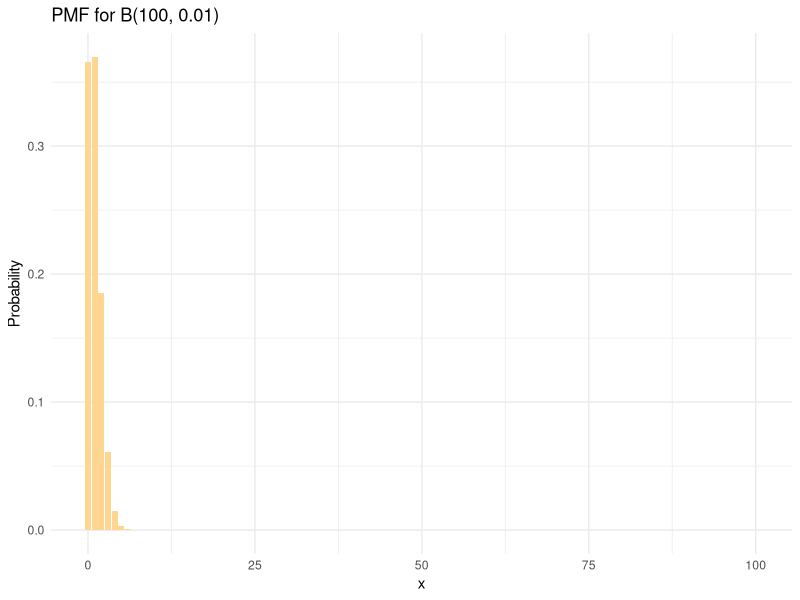

Source code (R):
## ---- chunk 1
knitr::opts_chunk$set(echo = TRUE)
## ---- chunk 2
calc_mapqual <- function(MAPQ) {
  p <- 10**(-MAPQ/10)
  return(p)
}

calc_mapqual(40)
## ---- chunk 3
calc_MAPQ <- function(p_correct) {
  p_incorrect <- 1 - p_correct
  MAPQ <- -10*log10(p_incorrect)
  return(MAPQ)
}

calc_MAPQ(0.99)
## ---- chunk 4
library(ggplot2)
n <- 100
p <- 0.01
x <- 0:n
df <- data.frame(x = x,
                 y = dbinom(x, n, p))
ggplot(df, aes(x = x, y = y)) +
  geom_bar(stat = "identity", fill = "#ffd592") +
  ggtitle("PMF for B(100, 0.01)") +
  theme_minimal() +
  ylab("Probability")

## ---- chunk 5
dbinom(0, 100, 0.01) # for discrete distributions, the "d" function is the probability mass function
#or
dbinom(100, 100, 0.99)
## ---- chunk 6
dbinom(1, 100, 0.01)
## ---- chunk 7
dbinom(2, 100, 0.01)
## ---- chunk 8
num <- dbinom(0, 100, 0.01)
denom <- dbinom(0, 100, 0.01) + 5*dbinom(1, 100, 0.01)
num/denom
## ---- chunk 9
num <- dbinom(0, 100, 0.001)
denom <- dbinom(0, 100, 0.001) + 5*dbinom(1, 100, 0.001)
num/denom
